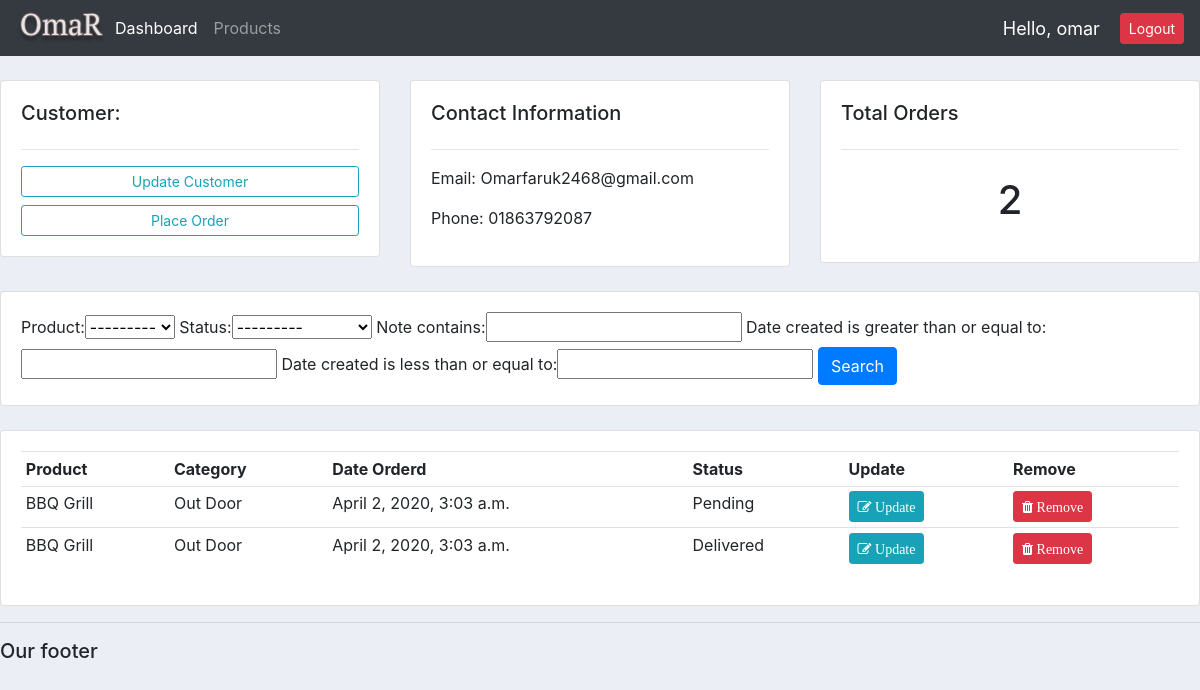
The page /customer/3/ (signed in) on the database its author committed.
### accounts/models.py (models this page shows, shortened)
class Customer(models.Model):
    user = models.OneToOneField(User, null=True, blank=True, on_delete=models.CASCADE) # one to one relationships(one customer can have one user and one user can have one customer)
    name = models.CharField(max_length=200, null=True)
    phone = models.CharField(max_length=200, null=True)
    email = models.CharField(max_length=200, null=True)
    profile_pic = models.ImageField(default="profile1.png", null=True, blank=True)
    date_created = models.DateTimeField(auto_now_add=True, null=True)

class Order(models.Model):
    STATUS = (
        ('Pending', 'Pending'),
        ('Out for delivery', 'Out for delivery'),
        ('Delivered', 'Delivered'),
    )
    customer = models.ForeignKey(Customer, null=True, on_delete=models.SET_NULL) # one to many relationships
    product = models.ForeignKey(Product, null=True, on_delete=models.SET_NULL) # one to many relationships
    date_created = models.DateTimeField(auto_now_add=True, null=True)
    status = models.CharField(max_length=200, null=True, choices=STATUS)
    note = models.CharField(max_length=1000, null=True) # for custom Search

class Product(models.Model):
    CATEGORY = (
        ('Indoor', 'Indoor'),
        ('Out Door', 'Out Door'),
    )
    name = models.CharField(max_length=200, null=True)
    price = models.FloatField(null=True)
    category = models.CharField(max_length=200, null=True, choices=CATEGORY)
    description = models.CharField(max_length=200, null=True, blank=True)
    date_created = models.DateTimeField(auto_now_add=True, null=True)
    tags = models.ManyToManyField(Tag) # Many to Many relationships
    def __str__(self):
        return self.name

### accounts/decorators.py (the view)
        def wrapper_func(request, *args, **kwargs):
            group = None
            if request.user.groups.exists():
                group = request.user.groups.all()[0].name # index it first one by [0]
            if group in allowed_roles:     # [] admin/staff/customer what ever it is.
                return view_func(request, *args, **kwargs)
            else:
                return HttpResponse('You are not authorized to view this page')

### accounts/views.py (called while the page is built)
@login_required(login_url='login')
@allowed_users(allowed_roles=['admin']) # we can add more like - ['admin', 'staff', etc]
def customer(request, pk):
    customer = Customer.objects.get(id=pk)
    orders = customer.order_set.all()  # order_set means customers child order from model fields
    order_count = orders.count()
    myFilter = OrderFilter(request.GET, queryset=orders)
    orders = myFilter.qs
    context = {
        'customer':customer,
        'orders':orders,
        'order_count':order_count,
        'myFilter':myFilter
    }
    return render(request, 'accounts/customer.html', context)

### accounts/templates/accounts/customer.html
{%  extends 'accounts/main.html' %}
{% block content %}
	<br>
<div class="row">
	<div class="col-md">
		<div class="card card-body">
			<h5>Customer:</h5>
			<hr>
			<a class="btn btn-outline-info  btn-sm btn-block" href="">Update Customer</a>
			<a class="btn btn-outline-info  btn-sm btn-block" href="{% url 'createOrder' customer.id %}">Place Order</a>
		</div>
	</div>
	<div class="col-md">
		<div class="card card-body">
			<h5>Contact Information</h5>
			<hr>
			<p>Email: {{ customer.email }}</p>
			<p>Phone: {{ customer.phone }}</p>
		</div>
	</div>
	<div class="col-md">
		<div class="card card-body">
			<h5>Total Orders</h5>
			<hr>
			<h1 style="text-align: center;padding: 10px">{{ order_count }}</h1>
		</div>
	</div>
</div>
<br>
<div class="row">
	<div class="col">
		<div class="card card-body">
			<form method="get">
					{{ myFilter.form }}
		    <button class="btn btn-primary" type="submit">Search</button>
		  </form>
		</div>
	</div>
</div>
<br>
<div class="row">
	<div class="col-md">
		<div class="card card-body">
			<table class="table table-sm">
				<tr>
					<th>Product</th>
					<th>Category</th>
					<th>Date Orderd</th>
					<th>Status</th>
					<th>Update</th>
					<th>Remove</th>
				</tr>
				{% for order in orders %}
					<tr>
						<td>{{ order.product }}</td>
						<td>{{ order.product.category }}</td>
						<td>{{ order.date_created }}</td>
						<td>{{ order.status }}</td>
						<td><a class="btn btn-sm btn-info" href="{% url 'updateOrder' order.id %}"><i class="fa fa-edit"> Update</i></a></td>
						<td><a class="btn btn-sm btn-danger" href="{% url 'delete_order' order.id %}"><i class="fa fa-trash"> Remove</i></a></td>
					</tr>
				{% endfor %}
			</table>
		</div>
	</div>
</div>
{% endblock %}

### accounts/templates/accounts/navbar.html (shortened to what this page needs)
{% load static %}
<nav class="navbar navbar-expand-lg navbar-dark bg-dark">
  <a href="{% url 'home' %}"><img src="{% static 'images/logo.png' %}" alt=""></a>
  <div class="collapse navbar-collapse" id="navbarNav">
    <ul class="navbar-nav">
      {% if request.user.is_staff %}
      <li class="nav-item active">
        <a class="nav-link" href="{% url 'home' %}">Dashboard</a>
      </li>
      <li class="nav-item">
        <a class="nav-link" href="{% url 'products' %}">Products</a>
      </li>
      {% else %}
      <li class="nav-item">
        <a class="nav-link" href="{% url 'account' %}">Settings</a>
      </li>
      {% endif %}
    </ul>
  </div>
  <span id="hello-msg">Hello, {{request.user}}</span>
  <span><a class="btn btn-sm btn-danger" href="{% url 'logout' %}">Logout</a></span>
</nav>

### static/css/main.css (style rules this page uses)
body { background-color: #ebeff5; }

### accounts/templates/accounts/navbar.html (style rules this page uses)
#hello-msg { font-size: 18px; color: #fff; margin-right: 20px; }

### rows shown on the page
Customer: email "Omarfaruk2468@gmail.com", phone "01863792087"
Order: product "BBQ Grill", product.category "Out Door", date_created "April 2, 2020, 3:03 a.m.", status "Pending"
Order: product "BBQ Grill", product.category "Out Door", date_created "April 2, 2020, 3:03 a.m.", status "Delivered"

### other values the page prints
{{ request.user }} "omar"
{{ order_count }} "2"
